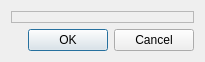
<?xml version="1.0" encoding="UTF-8"?>
<ui version="4.0">
 <author>Patrick Ziegler</author>
 <class>KMediaCopierDialog</class>
 <widget class="QDialog" name="KMediaCopierDialog">
  <property name="geometry">
   <rect>
    <x>0</x>
    <y>0</y>
    <width>205</width>
    <height>62</height>
   </rect>
  </property>
  <property name="windowTitle">
   <string>Dialog</string>
  </property>
  <layout class="QVBoxLayout" name="verticalLayout">
   <item>
    <widget class="MediaCopierParam" name="param">
     <property name="frameShape">
      <enum>QFrame::StyledPanel</enum>
     </property>
     <property name="frameShadow">
      <enum>QFrame::Raised</enum>
     </property>
    </widget>
   </item>
   <item>
    <widget class="QDialogButtonBox" name="dialogButtonBox">
     <property name="standardButtons">
      <set>QDialogButtonBox::Cancel|QDialogButtonBox::Ok</set>
     </property>
    </widget>
   </item>
  </layout>
 </widget>
 <customwidgets>
  <customwidget>
   <class>MediaCopierParam</class>
   <extends>QFrame</extends>
   <header>ui/param.hpp</header>
   <container>1</container>
  </customwidget>
 </customwidgets>
 <resources/>
 <connections/>
</ui>
